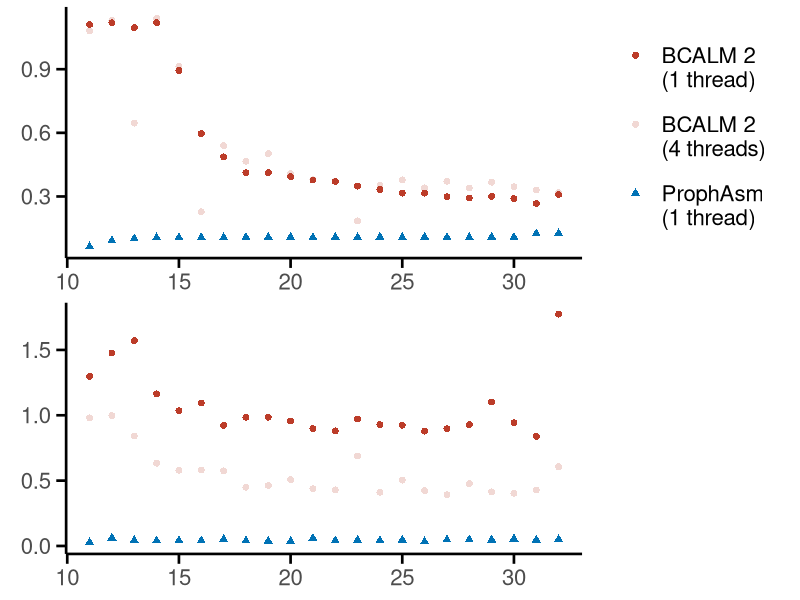

The R source for this figure: (Note: this script raises an error after producing the figure.)
#!/usr/bin/env Rscript

library(tidyverse)
library(patchwork)
library(lubridate)
library(ggsci)
library(stringr)

w <- 5
h <- 5

#scale_colour_discrete <- function(...) {
#  scale_color_nejm(...)
#}

theme_set(
  theme_classic(base_family = 'Helvetica', base_size = 20) +
    theme(
      #legend.title = element_blank(),
      plot.margin = unit(c(2.5, 7.5, 3.5, 7.5), "pt"),
      legend.position = "none",
      legend.justification = "top",
      legend.title = element_blank(),
      axis.line = element_line(color = 'black',
                               linetype = 'solid'),
      axis.ticks = element_line(color = 'black',
                                linetype = 'solid'),
      axis.ticks.length = unit(0.25, "cm"),
      axis.title.x = element_blank(),
      axis.title.y = element_blank()
    )
)


df <- read_tsv("03_performance_table.complete.tsv") %>%
  #mutate(cputime.sm = hms(cputime.sm)) %>%
  #mutate(cputime.gnu = hms(cputime.gnu)) %>%
  mutate(g = str_c(method, threads)) %>%
  mutate(g = str_replace(g, "pa1", "\nProphAsm\n(1 thread)")) %>%
  mutate(g = str_replace(g, "bc1", "\nBCALM 2\n(1 thread)")) %>%
  mutate(g = str_replace(g, "bc4", "\nBCALM 2\n(4 threads)"))

plot.species <- function(df, spec, fn, legend = F) {
  df.filt <- df %>%
    filter(species == spec)

  sc.shape <-
    scale_shape_manual(name = "Program", values = c(16, 16, 17))
  sc.color <- scale_color_manual(name = "Program",
                                 values = c(pal_nejm()(2)[1],
                                            pal_nejm(alpha = 0.2)(2)[1],
                                            pal_nejm()(2)[2]))

  p <- ggplot(df.filt) + geom_point(aes(
    x = k,
    y = mem.gnu / 1000,
    color = g,
    shape = g
  ),
  size = 2) +
    sc.shape + sc.color +
    labs(color = "Program")

  p <- p + theme(legend.position = "right")

  q <- ggplot(df.filt) + geom_point(aes(
    x = k,
    y = as.numeric(cputime.sm) / 60,
    color = g,
    shape = g
  ),
  size = 2) + sc.shape + sc.color


  r <- p / q

  r + ggsave(paste0(fn, ".pdf"), width = w, height = h)
}

if (Sys.getenv("RSTUDIO") == "1") {
  plot.species(df, "yeast", "03_yeast", legend = T)
} else{
  plot.species(df, "spneumoniae", "01_spneumoniae")
  plot.species(df, "ecoli", "02_ecoli")
  plot.species(df, "yeast", "03_yeast", legend = T)

  plot.species(df, "celegan", "04_celegan")
  plot.species(df, "bombyx", "05_bombyx")
  plot.species(df, "hg38", "06_hg38")
}
